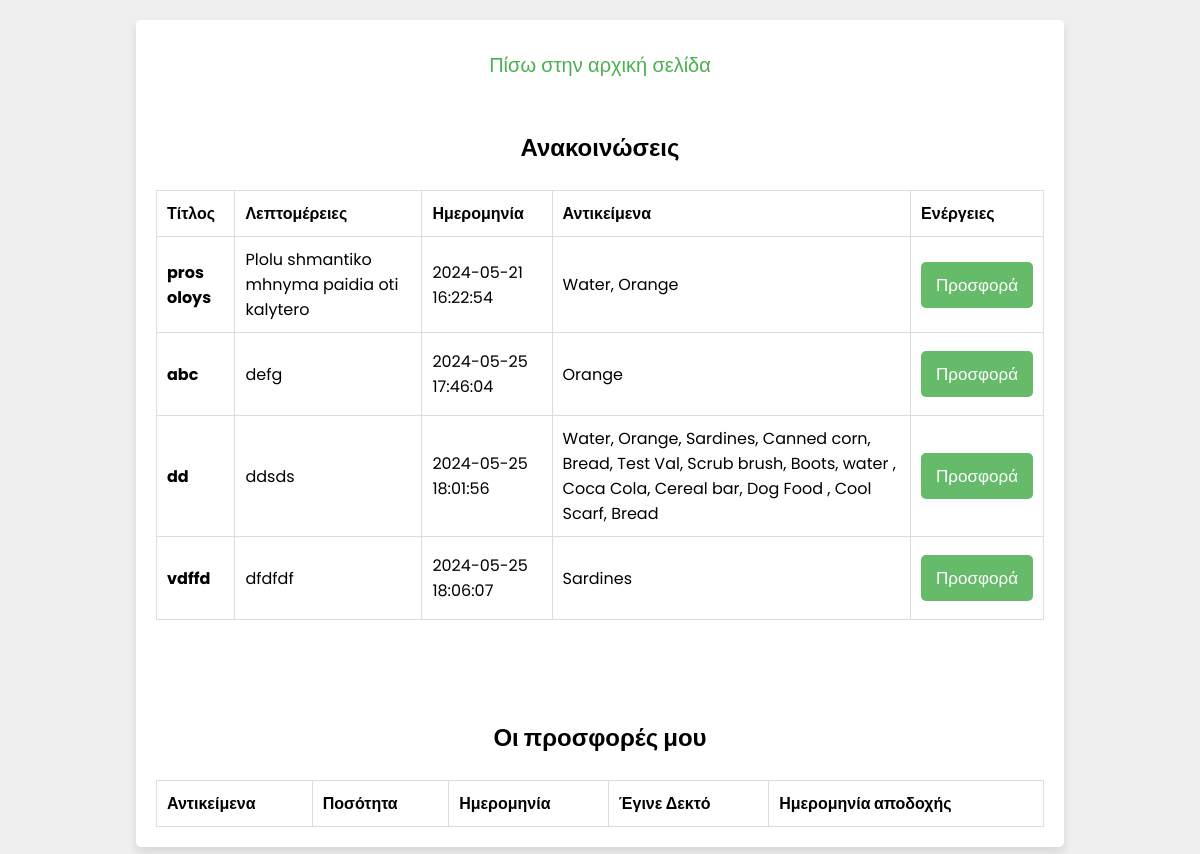
The page /civilian_announcements.php (signed in) on the database its author committed.
### tables this page shows
CREATE TABLE `announcements` (
  `id` int(255) NOT NULL,
  `title` varchar(255) NOT NULL,
  `details` text NOT NULL,
  `date` datetime NOT NULL,
  `item_ids` varchar(255) NOT NULL
);

### civilian_announcements.php (the view, shortened to what this page needs)
<?php
@include 'config.php';
?>
<!DOCTYPE html>
<html lang="el">
<head>
    <link rel="stylesheet" href="css/style.css">
</head>
<body>
    <div class="form-container">
    <form id="initialize_form" action="" method="post">
    <p><a href="civilian_page.php">Πίσω στην αρχική σελίδα</a></p>
    <br><br>
        <h2>Ανακοινώσεις</h2><br>
        <table class="table" id="announcementsTable">
            <thead>
                <tr>
                    <th scope="col">Τίτλος</th>
                    <th scope="col">Λεπτομέρειες</th>
                    <th scope="col">Ημερομηνία</th>
                    <th scope="col">Αντικείμενα</th>
                    <th scope="col">Ενέργειες</th>
                </tr>
            </thead>
            <tbody>
                <?php
                $stmt = $conn->prepare("SELECT id, title, details, date, item_ids FROM announcements");
                $stmt->execute();
                $result = $stmt->get_result();
                if ($result->num_rows > 0) {
                    while ($row = $result->fetch_assoc()) {
                        $announcement_id = $row['id'];
                        $item_ids = explode(',', $row['item_ids']);
                        $item_names = [];
                        foreach ($item_ids as $item_id) {
                            $item_stmt = $conn->prepare("SELECT name FROM items WHERE id = ?");
                            $item_stmt->bind_param("i", $item_id);
                            $item_stmt->execute();
                            $item_result = $item_stmt->get_result();
                            if ($item_row = $item_result->fetch_assoc()) {
                                $item_names[] = $item_row['name'];
                            }
                        }
                        $item_names_str = implode(', ', $item_names);
                        echo '<tr>
                            <th scope="row">' . htmlspecialchars($row['title']) . '</th>
                            <td>' . htmlspecialchars($row['details']) . '</td>
                            <td>' . htmlspecialchars($row['date']) . '</td>
                            <td>' . htmlspecialchars($item_names_str) . '</td>
                            <td>
                                <button class="update-btn form-btn"><a href="add_offer_or_request.php?is_a=offer&announcement_id=' . $announcement_id . '">Προσφορά</a></button>
                            </td>
                        </tr>';
                    }
                } else {
                    echo "<tr><td colspan='5'>Δεν βρέθηκαν ανακοινώσεις</td></tr>";
                }
                ?>
            </tbody>
        </table>
        <br><br>
        <form id="initialize_form" action="" method="post">
            <br><br>
            <h2>Οι προσφορές μου</h2><br>
            <table class="table" id="offersTable">
                <thead>
                    <tr>
                        <th scope="col">Αντικείμενα</th>
                        <th scope="col">Ποσότητα</th>
                        <th scope="col">Ημερομηνία</th>
                        <th scope="col">Έγινε Δεκτό</th>
                        <th scope="col">Ημερομηνία αποδοχής</th>
                    </tr>
                </thead>
            </table>
        </form>
    </div>
</body>
</html>

### css/style.css (style rules this page uses)
html { scroll-behavior: smooth; font-size: 16px; }
* { font-family: 'Poppins', sans-serif; margin: 0; padding: 0; box-sizing: border-box; outline: none; border: none; text-decoration: none; }
.form-container { min-height: 100vh; display: flex; align-items: center; justify-content: center; padding: 1.25rem; padding-bottom: 3.75rem; background: #efefef; }
.form-container form { padding: 1.25rem; border-radius: 0.3125rem; box-shadow: 0 0.3125rem 0.625rem rgba(0, 0, 0, .1); background: #FFF; text-align: center; max-width: 80%; width: 100%; }
.form-container form .form-btn { background: #66BB6A; color: #FFF; text-transform: capitalize; font-size: 1.25rem; cursor: pointer; }
.form-container form p { margin-top: 0.625rem; font-size: 1.25rem; color: #333; }
.form-container form p a { color: #4CAF50; }
table { width: 100%; border-collapse: collapse; }
th, td { padding: 0.625rem; border: 0.0625rem solid #ddd; text-align: left; }
.form-container form button.form-btn { width: fit-content; padding: 0.625rem 0.9375rem; font-size: 1.0625rem; margin: 0.5rem 0; background: #66BB6A; color: #FFF; border-radius: 0.3125rem; }
button { width: fit-content; padding: 0.5rem 0.75rem; margin: 0.5rem 0; background: #66BB6A; color: #FFF; border-radius: 0.3125rem; }
.update-btn, .delete-btn { background: #66BB6A; color: #FFF; border: none; padding: 0.5rem 0.75rem; cursor: pointer; border-radius: 0.3125rem; }
.update-btn a, .delete-btn a { color: #FFF; text-decoration: none; }

### rows shown on the page
announcements: title "pros oloys", details "Plolu shmantiko mhnyma paidia oti kalytero", date "2024-05-21 16:22:54", item_names_str "Water, Orange"
announcements: title "abc", details "defg", date "2024-05-25 17:46:04", item_names_str "Orange"
announcements: title "dd", details "ddsds", date "2024-05-25 18:01:56", item_names_str "Water, Orange, Sardines, Canned corn, Bread, Test Val, Scrub brush, Boots, water , Coca Cola, Cereal bar, Dog Food , Cool Scarf, Bread"
announcements: title "vdffd", details "dfdfdf", date "2024-05-25 18:06:07", item_names_str "Sardines"
